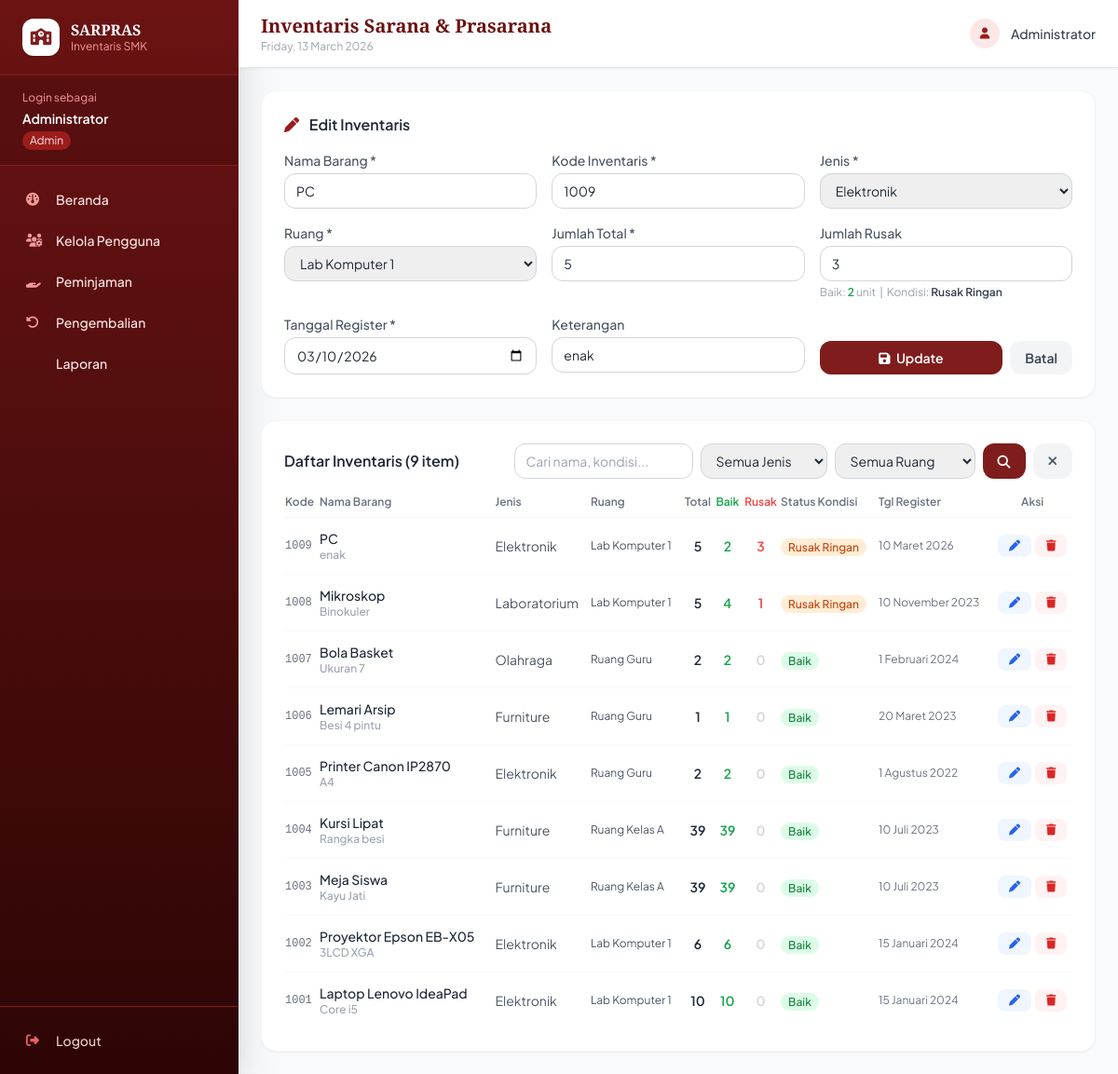
The app's page /operator/inventaris.php?edit=9 (signed in) with its own data.
### tables this page shows
CREATE TABLE `inventaris_sarana_inventaris` (
  `id_inventaris` int NOT NULL,
  `nama` varchar(50) NOT NULL,
  `kondisi` varchar(50) DEFAULT NULL,
  `keterangan` varchar(30) DEFAULT NULL,
  `jumlah` int NOT NULL DEFAULT '1',
  `jumlah_rusak` int NOT NULL DEFAULT '0',
  `id_jenis` int NOT NULL,
  `tanggal_register` date NOT NULL,
  `id_ruang` int NOT NULL,
  `kode_inventaris` int NOT NULL,
  `id_petugas` int NOT NULL
);

CREATE TABLE `inventaris_sarana_jenis` (
  `id_jenis` int NOT NULL,
  `nama_jenis` varchar(30) NOT NULL,
  `kode_jenis` int NOT NULL,
  `keterangan` varchar(30) DEFAULT NULL
);

CREATE TABLE `inventaris_sarana_ruang` (
  `id_ruang` int NOT NULL,
  `nama_ruang` varchar(30) NOT NULL,
  `kode_ruang` int NOT NULL,
  `keterangan` varchar(30) DEFAULT NULL
);

### config/session.php (called while the page is built, shortened)
<?php
function formatTanggal(string $date): string {
    $bulan = ['', 'Januari','Februari','Maret','April','Mei','Juni',
              'Juli','Agustus','September','Oktober','November','Desember'];
    [$y, $m, $d] = explode('-', $date);
    return (int)$d . ' ' . $bulan[(int)$m] . ' ' . $y;
}

### operator/inventaris.php (the view, shortened to what this page needs)
<?php
require_once '../config/session.php';
$db   = new Database();
$conn = $db->getConnection();
$jenisList = $conn->query("SELECT * FROM inventaris_sarana_jenis ORDER BY nama_jenis")->fetchAll();
$ruangList = $conn->query("SELECT * FROM inventaris_sarana_ruang ORDER BY nama_ruang")->fetchAll();
$search     = trim($_GET['search'] ?? '');
$where = "WHERE 1=1";
$params = [];
$stmt = $conn->prepare(
    "SELECT i.*, j.nama_jenis, r.nama_ruang, p.nama_petugas
     FROM inventaris_sarana_inventaris i
     JOIN inventaris_sarana_jenis j   ON i.id_jenis = j.id_jenis
     JOIN inventaris_sarana_ruang r   ON i.id_ruang = r.id_ruang
     JOIN inventaris_sarana_petugas p ON i.id_petugas = p.id_petugas
     $where ORDER BY i.id_inventaris DESC"
);
$stmt->execute($params);
$list = $stmt->fetchAll();
$editItem = null;
if (isset($_GET['edit'])) {
    $s = $conn->prepare("SELECT * FROM inventaris_sarana_inventaris WHERE id_inventaris=:id");
    $s->execute([':id' => (int)$_GET['edit']]);
    $editItem = $s->fetch();
}
include '../includes/header.php';
?>
<div class="space-y-6">
  <div class="bg-white rounded-2xl shadow-sm border border-gray-100 p-6">
    <h3 class="font-semibold text-gray-800 mb-4">
      <i class="fas fa-<?= $editItem ? 'pen' : 'plus-circle' ?> text-maroon-600 mr-2"></i>
      <?= $editItem ? 'Edit Inventaris' : 'Tambah Inventaris' ?>
    </h3>
    <form method="POST" class="grid grid-cols-1 md:grid-cols-2 lg:grid-cols-3 gap-4">
      <div>
        <label class="text-sm text-gray-600 font-medium mb-1 block">Nama Barang *</label>
        <input type="text" name="nama" value="<?= htmlspecialchars($editItem['nama'] ?? '') ?>"
               class="w-full border border-gray-300 rounded-xl px-3 py-2 text-sm focus:ring-2 focus:ring-maroon-500 outline-none"
               required placeholder="Nama barang inventaris">
      </div>
      <div>
        <label class="text-sm text-gray-600 font-medium mb-1 block">Kode Inventaris *</label>
        <input type="number" name="kode_inventaris" value="<?= $editItem['kode_inventaris'] ?? '' ?>"
               class="w-full border border-gray-300 rounded-xl px-3 py-2 text-sm focus:ring-2 focus:ring-maroon-500 outline-none"
               required placeholder="Kode unik">
      </div>
      <div>
        <label class="text-sm text-gray-600 font-medium mb-1 block">Jenis *</label>
        <select name="id_jenis" class="w-full border border-gray-300 rounded-xl px-3 py-2 text-sm focus:ring-2 focus:ring-maroon-500 outline-none" required>
          <?php foreach ($jenisList as $j): ?>
          <option value="<?= $j['id_jenis'] ?>" <?= ($editItem['id_jenis'] ?? 0) == $j['id_jenis'] ? 'selected' : '' ?>>
            <?= htmlspecialchars($j['nama_jenis']) ?>
          </option>
          <?php endforeach; ?>
        </select>
      </div>
      <div>
        <label class="text-sm text-gray-600 font-medium mb-1 block">Ruang *</label>
        <select name="id_ruang" class="w-full border border-gray-300 rounded-xl px-3 py-2 text-sm focus:ring-2 focus:ring-maroon-500 outline-none" required>
          <?php foreach ($ruangList as $r): ?>
          <option value="<?= $r['id_ruang'] ?>" <?= ($editItem['id_ruang'] ?? 0) == $r['id_ruang'] ? 'selected' : '' ?>>
            <?= htmlspecialchars($r['nama_ruang']) ?>
          </option>
          <?php endforeach; ?>
        </select>
      </div>
      <div>
        <label class="text-sm text-gray-600 font-medium mb-1 block">Jumlah Total *</label>
        <input type="number" name="jumlah" value="<?= $editItem['jumlah'] ?? 1 ?>" min="1"
               id="input_jumlah"
               class="w-full border border-gray-300 rounded-xl px-3 py-2 text-sm focus:ring-2 focus:ring-maroon-500 outline-none" required>
      </div>
      <div>
        <label class="text-sm text-gray-600 font-medium mb-1 block">Jumlah Rusak</label>
        <input type="number" name="jumlah_rusak" value="<?= $editItem['jumlah_rusak'] ?? 0 ?>" min="0"
               id="input_rusak"
               class="w-full border border-gray-300 rounded-xl px-3 py-2 text-sm focus:ring-2 focus:ring-maroon-500 outline-none">
        <p class="text-xs text-gray-400 mt-1">
          Baik: <span id="preview_baik" class="font-semibold text-green-600">
            <?= ($editItem['jumlah'] ?? 1) - ($editItem['jumlah_rusak'] ?? 0) ?>
          </span> unit
          &nbsp;|&nbsp; Kondisi: <span id="preview_kondisi" class="font-semibold text-gray-700">
            <?php
              $jr = $editItem['jumlah_rusak'] ?? 0;
              $jt = $editItem['jumlah'] ?? 1;
              echo $jr == 0 ? 'Baik' : ($jr >= $jt ? 'Rusak Berat' : 'Rusak Ringan');
            ?>
          </span>
        </p>
      </div>
      <div>
        <label class="text-sm text-gray-600 font-medium mb-1 block">Tanggal Register *</label>
        <input type="date" name="tanggal_register" value="<?= $editItem['tanggal_register'] ?? date('Y-m-d') ?>"
               class="w-full border border-gray-300 rounded-xl px-3 py-2 text-sm focus:ring-2 focus:ring-maroon-500 outline-none" required>
      </div>
      <div>
        <label class="text-sm text-gray-600 font-medium mb-1 block">Keterangan</label>
        <input type="text" name="keterangan" value="<?= htmlspecialchars($editItem['keterangan'] ?? '') ?>"
               class="w-full border border-gray-300 rounded-xl px-3 py-2 text-sm focus:ring-2 focus:ring-maroon-500 outline-none"
               placeholder="Keterangan tambahan">
      </div>
      <div class="flex items-end gap-2">
        <button type="submit"
                class="flex-1 bg-maroon-700 hover:bg-maroon-800 text-white rounded-xl py-2 text-sm font-semibold">
          <i class="fas fa-save mr-1"></i> <?= $editItem ? 'Update' : 'Simpan' ?>
        </button>
        <?php if ($editItem): ?>
        <a href="inventaris.php"
           class="px-4 py-2 bg-gray-100 hover:bg-gray-200 text-gray-700 rounded-xl text-sm font-semibold">Batal</a>
        <?php endif; ?>
      </div>
    </form>
  </div>
  <div class="bg-white rounded-2xl shadow-sm border border-gray-100 p-6">
    <div class="flex flex-wrap items-center justify-between gap-4 mb-4">
      <h3 class="font-semibold text-gray-800">Daftar Inventaris (<?= count($list) ?> item)</h3>
      <form method="GET" class="flex flex-wrap gap-2">
        <input type="text" name="search" value="<?= htmlspecialchars($search) ?>"
               class="border border-gray-300 rounded-xl px-3 py-2 text-sm w-48 focus:ring-2 focus:ring-maroon-500 outline-none"
               placeholder="Cari nama, kondisi...">
        <select name="jenis" class="border border-gray-300 rounded-xl px-3 py-2 text-sm focus:ring-2 focus:ring-maroon-500 outline-none">
          <option value="">Semua Jenis</option>
        </select>
        <select name="ruang" class="border border-gray-300 rounded-xl px-3 py-2 text-sm focus:ring-2 focus:ring-maroon-500 outline-none">
          <option value="">Semua Ruang</option>
        </select>
        <button type="submit" class="bg-maroon-700 text-white px-4 py-2 rounded-xl text-sm font-semibold hover:bg-maroon-800">
          <i class="fas fa-search"></i>
        </button>
        <a href="inventaris.php" class="bg-gray-100 text-gray-600 px-4 py-2 rounded-xl text-sm font-semibold hover:bg-gray-200">
          <i class="fas fa-times"></i>
        </a>
      </form>
    </div>
    <div class="overflow-x-auto">
      <table class="w-full text-sm">
        <thead>
          <tr class="text-left text-xs text-gray-500 border-b border-gray-100">
            <th class="pb-2 font-semibold">Kode</th>
            <th class="pb-2 font-semibold">Nama Barang</th>
            <th class="pb-2 font-semibold">Jenis</th>
            <th class="pb-2 font-semibold">Ruang</th>
            <th class="pb-2 font-semibold text-center">Total</th>
            <th class="pb-2 font-semibold text-center text-green-600">Baik</th>
            <th class="pb-2 font-semibold text-center text-red-500">Rusak</th>
            <th class="pb-2 font-semibold">Status Kondisi</th>
            <th class="pb-2 font-semibold">Tgl Register</th>
            <th class="pb-2 font-semibold text-center">Aksi</th>
          </tr>
        </thead>
        <tbody class="divide-y divide-gray-50">
          <?php if (empty($list)): ?>
          <tr><td colspan="10" class="py-8 text-center text-gray-400">
            <i class="fas fa-box-open text-3xl mb-2 block"></i>Tidak ada data
          </td></tr>
          <?php else: foreach ($list as $item): ?>
          <tr class="hover:bg-gray-50">
            <td class="py-3 font-mono text-xs text-gray-500"><?= $item['kode_inventaris'] ?></td>
            <td class="py-3 font-medium max-w-[180px]">
              <p class="truncate"><?= htmlspecialchars($item['nama']) ?></p>
              <?php if ($item['keterangan']): ?>
              <p class="text-xs text-gray-400 truncate"><?= htmlspecialchars($item['keterangan']) ?></p>
              <?php endif; ?>
            </td>
            <td class="py-3 text-gray-600"><?= htmlspecialchars($item['nama_jenis']) ?></td>
            <td class="py-3 text-gray-600 text-xs"><?= htmlspecialchars($item['nama_ruang']) ?></td>
            <td class="py-3 text-center font-semibold"><?= $item['jumlah'] ?></td>
            <?php
              $jml_baik  = $item['jumlah'] - $item['jumlah_rusak'];
              $jml_rusak = $item['jumlah_rusak'];
              if ($jml_rusak == 0)        { $kondisi_auto = 'Baik';         $badge = 'bg-green-100 text-green-700'; }
              elseif ($jml_baik <= 0)     { $kondisi_auto = 'Rusak Berat';  $badge = 'bg-red-100 text-red-700'; }
              else                        { $kondisi_auto = 'Rusak Ringan'; $badge = 'bg-orange-100 text-orange-700'; }
            ?>
            <td class="py-3 text-center font-semibold text-green-600"><?= $jml_baik ?></td>
            <td class="py-3 text-center font-semibold <?= $jml_rusak > 0 ? 'text-red-500' : 'text-gray-300' ?>">
              <?= $jml_rusak ?>
            </td>
            <td class="py-3">
              <span class="px-2 py-0.5 rounded-full text-xs font-medium <?= $badge ?>">
                <?= $kondisi_auto ?>
              </span>
            </td>
            <td class="py-3 text-gray-500 text-xs"><?= formatTanggal($item['tanggal_register']) ?></td>
            <td class="py-3 text-center">
              <div class="flex justify-center gap-1">
                <a href="?edit=<?= $item['id_inventaris'] ?>"
                   class="px-3 py-1 bg-blue-50 text-blue-600 rounded-lg text-xs font-medium hover:bg-blue-100">
                  <i class="fas fa-pen"></i>
                </a>
                <a href="?del=<?= $item['id_inventaris'] ?>"
                   data-confirm="Hapus inventaris '<?= htmlspecialchars($item['nama']) ?>'?"
                   class="px-3 py-1 bg-red-50 text-red-600 rounded-lg text-xs font-medium hover:bg-red-100">
                  <i class="fas fa-trash"></i>
                </a>
              </div>
            </td>
          </tr>
          <?php endforeach; endif; ?>
        </tbody>
      </table>
    </div>
  </div>
</div>
<?php include '../includes/footer.php'; ?>

### includes/header.php (style rules this page uses)
body { font-family: 'Plus Jakarta Sans', sans-serif; }

### records on screen
inventaris_sarana_inventaris: nama "PC", kode_inventaris "1009", id_jenis "Elektronik", id_ruang "Lab Komputer 1", jumlah "5", jumlah_rusak "3", ($editItem['jumlah'] ?? 1) - ($editItem['jumlah_rusak'] ?? 0) "2", tanggal_register "03/10/2026", keterangan "enak", id_jenis.nama_jenis "Elektronik", id_ruang.nama_ruang "Lab Komputer 1", jml_baik "2", kondisi_auto "Rusak Ringan", tanggal_register "10 Maret 2026"
inventaris_sarana_inventaris: kode_inventaris "1008", nama "Mikroskop", keterangan "Binokuler", id_jenis.nama_jenis "Laboratorium", id_ruang.nama_ruang "Lab Komputer 1", jumlah "5", jml_baik "4", jumlah_rusak "1", kondisi_auto "Rusak Ringan", tanggal_register "10 November 2023"
inventaris_sarana_inventaris: kode_inventaris "1007", nama "Bola Basket", keterangan "Ukuran 7", id_jenis.nama_jenis "Olahraga", id_ruang.nama_ruang "Ruang Guru", jumlah "2", jumlah_rusak "0", jumlah_rusak "Baik", tanggal_register "1 Februari 2024"
inventaris_sarana_inventaris: kode_inventaris "1006", nama "Lemari Arsip", keterangan "Besi 4 pintu", id_jenis.nama_jenis "Furniture", id_ruang.nama_ruang "Ruang Guru", jumlah "1", jumlah_rusak "0", jumlah_rusak "Baik", tanggal_register "20 Maret 2023"
inventaris_sarana_inventaris: kode_inventaris "1005", nama "Printer Canon IP2870", keterangan "A4", id_jenis.nama_jenis "Elektronik", id_ruang.nama_ruang "Ruang Guru", jumlah "2", jumlah_rusak "0", jumlah_rusak "Baik", tanggal_register "1 Agustus 2022"
inventaris_sarana_inventaris: kode_inventaris "1004", nama "Kursi Lipat", keterangan "Rangka besi", id_jenis.nama_jenis "Furniture", id_ruang.nama_ruang "Ruang Kelas A", jumlah "39", jumlah_rusak "0", jumlah_rusak "Baik", tanggal_register "10 Juli 2023"
inventaris_sarana_inventaris: kode_inventaris "1003", nama "Meja Siswa", keterangan "Kayu Jati", id_jenis.nama_jenis "Furniture", id_ruang.nama_ruang "Ruang Kelas A", jumlah "39", jumlah_rusak "0", jumlah_rusak "Baik", tanggal_register "10 Juli 2023"
inventaris_sarana_inventaris: kode_inventaris "1002", nama "Proyektor Epson EB-X05", keterangan "3LCD XGA", id_jenis.nama_jenis "Elektronik", id_ruang.nama_ruang "Lab Komputer 1", jumlah "6", jumlah_rusak "0", jumlah_rusak "Baik", tanggal_register "15 Januari 2024"
inventaris_sarana_inventaris: kode_inventaris "1001", nama "Laptop Lenovo IdeaPad", keterangan "Core i5", id_jenis.nama_jenis "Elektronik", id_ruang.nama_ruang "Lab Komputer 1", jumlah "10", jumlah_rusak "0", jumlah_rusak "Baik", tanggal_register "15 Januari 2024"

### other values on screen
$nama_user "Administrator"
$role_display "Admin"
$m['label'] "Beranda"
$m['label'] "Kelola Pengguna"
$m['label'] "Peminjaman"
$m['label'] "Pengembalian"
$m['label'] "Laporan"
$pageTitle "Inventaris Sarana & Prasarana"
count($list) "9"
